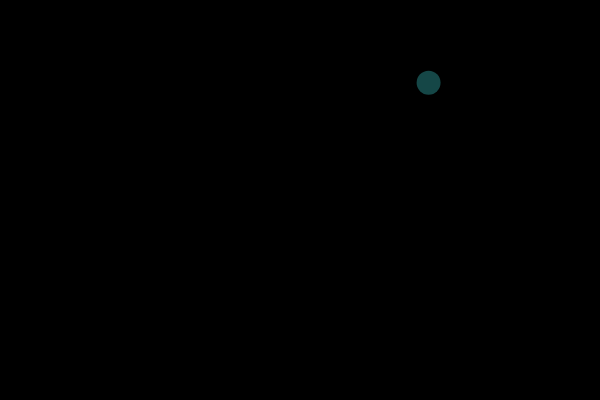
Frame 1 (no input)
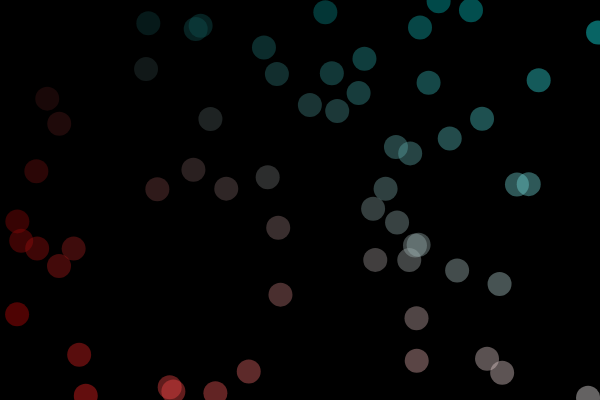
Frame 60 (no input)
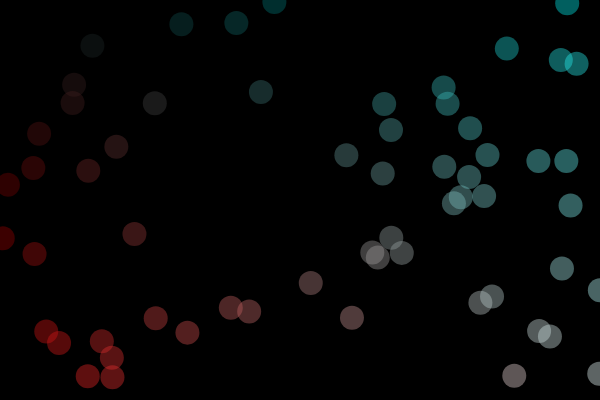
Frame 120 (the mouse pressed at the canvas centre since frame 60)

The p5.js sketch that drew these frames (run headless with seeded random() and noise() and a simulated clock; from frame 60 on, the mouse is pressed at the canvas centre):

// p5.js sketch
// ── sketch.js
var spot = {
    x:100,
    y:50
};

var col = {
    r: 255,
    g: 0,
    b: 0
};
function setup(){
    createCanvas(600,400);
    background(0);
    
    
}

function draw(){
    spot.x = random(0,width);
    spot.y = random(0, height);
    col.r = map(spot.y, 0, 400, 0, 255);
    col.b = map(spot.x, 0, 600, 0, 255);
    col.g = map(spot.x, 0, 600, 0, 255);
    noStroke();
    fill(col.r, col.g, col.b, 100);
    ellipse(spot.x, spot.y, 24, 24);
    
}

function mousePressed(){
    background(0);
}
